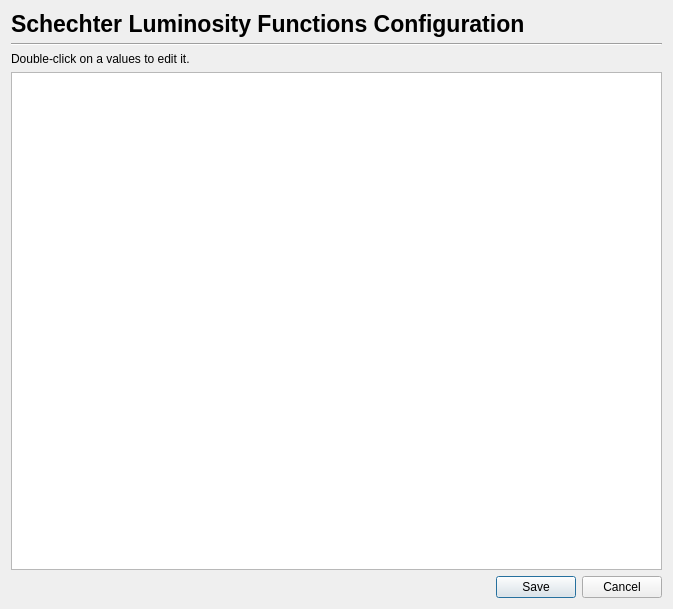
<?xml version="1.0" encoding="UTF-8"?>
<ui version="4.0">
 <class>Euclid::PhzQtUI::DialogLuminosityFunctions</class>
 <widget class="QDialog" name="Euclid::PhzQtUI::DialogLuminosityFunctions">
  <property name="geometry">
   <rect>
    <x>0</x>
    <y>0</y>
    <width>673</width>
    <height>609</height>
   </rect>
  </property>
  <property name="windowTitle">
   <string>Luminosity Functions Configuration</string>
  </property>
  <layout class="QVBoxLayout" name="verticalLayout_5">
   <item>
    <layout class="QHBoxLayout" name="horizontalLayout_2">
     <item>
      <widget class="QLabel" name="lbl_title">
       <property name="font">
        <font>
         <pointsize>17</pointsize>
         <weight>75</weight>
         <bold>true</bold>
        </font>
       </property>
       <property name="text">
        <string>Schechter Luminosity Functions Configuration</string>
       </property>
      </widget>
     </item>
     <item>
      <spacer name="horizontalSpacer_4">
       <property name="orientation">
        <enum>Qt::Horizontal</enum>
       </property>
       <property name="sizeHint" stdset="0">
        <size>
         <width>40</width>
         <height>20</height>
        </size>
       </property>
      </spacer>
     </item>
    </layout>
   </item>
   <item>
    <widget class="Line" name="line">
     <property name="orientation">
      <enum>Qt::Horizontal</enum>
     </property>
    </widget>
   </item>
   <item>
    <widget class="QLabel" name="label">
     <property name="text">
      <string>Double-click on a values to edit it.</string>
     </property>
    </widget>
   </item>
   <item>
    <widget class="QSplitter" name="splitter">
     <property name="orientation">
      <enum>Qt::Vertical</enum>
     </property>
     <widget class="QWidget" name="verticalLayoutWidget">
      <layout class="QVBoxLayout" name="verticalLayout_2">
       <item>
        <widget class="QTableView" name="table_functions">
         <property name="editTriggers">
          <set>QAbstractItemView::AnyKeyPressed|QAbstractItemView::DoubleClicked|QAbstractItemView::EditKeyPressed|QAbstractItemView::SelectedClicked</set>
         </property>
         <attribute name="horizontalHeaderStretchLastSection">
          <bool>true</bool>
         </attribute>
        </widget>
       </item>
      </layout>
     </widget>
    </widget>
   </item>
   <item>
    <layout class="QHBoxLayout" name="horizontalLayout_3">
     <item>
      <spacer name="horizontalSpacer_2">
       <property name="orientation">
        <enum>Qt::Horizontal</enum>
       </property>
       <property name="sizeHint" stdset="0">
        <size>
         <width>40</width>
         <height>20</height>
        </size>
       </property>
      </spacer>
     </item>
     <item>
      <widget class="QPushButton" name="btn_save">
       <property name="text">
        <string>Save</string>
       </property>
      </widget>
     </item>
     <item>
      <widget class="QPushButton" name="btn_cancel">
       <property name="text">
        <string>Cancel</string>
       </property>
      </widget>
     </item>
    </layout>
   </item>
  </layout>
 </widget>
 <resources/>
 <connections/>
</ui>
